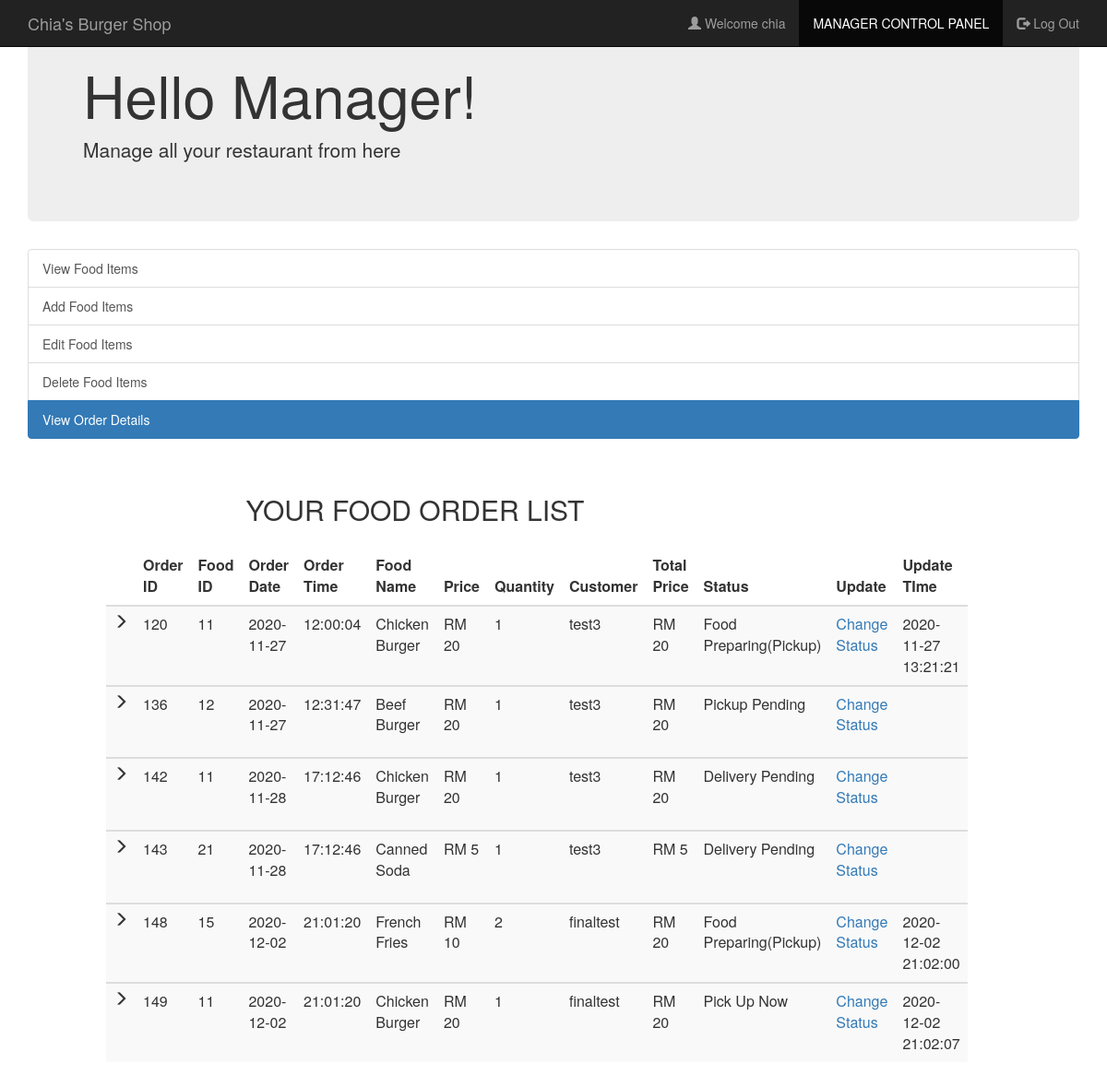
The page /vieworderdetail.php (signed in) on the database its author committed.
### tables this page shows
CREATE TABLE `orders` (
  `order_id` int(10) NOT NULL,
  `food_id_fk` int(30) NOT NULL,
  `foodname` varchar(100) NOT NULL,
  `price` int(10) NOT NULL,
  `quantity` int(10) NOT NULL,
  `order_date` date NOT NULL,
  `order_time` time NOT NULL,
  `user_id_fk` int(11) NOT NULL,
  `username_fk` varchar(30) NOT NULL,
  `total_price` int(10) NOT NULL,
  `status` varchar(30) NOT NULL DEFAULT 'Pending',
  `complete_time` datetime DEFAULT NULL
);

### vieworderdetail.php (the view, shortened to what this page needs)
<?php
include('config.php');
?>
<html>
    <head>
    </head>
    <link rel="stylesheet" href="http://maxcdn.bootstrapcdn.com/bootstrap/3.3.5/css/bootstrap.min.css">
    <body>
      <nav class="navbar navbar-inverse navbar-fixed-top navigation-clean-search" role="navigation">
      <div class="container">
        <div class="navbar-header">
          <a class="navbar-brand" href="manager.php">Chia's Burger Shop</a>
        </div>
        <div class="collapse navbar-collapse " id="myNavbar">
      <ul class="nav navbar-nav navbar-right">
            <li><a href="manager.php"><span class="glyphicon glyphicon-user"></span> Welcome <?php echo $_SESSION['manager_name']; ?> </a></li>
            <li class="active"> <a href="manager.php">MANAGER CONTROL PANEL</a></li>
            <li><a href="logout.php"><span class="glyphicon glyphicon-log-out"></span> Log Out </a></li>
          </ul>
        </div>
    </nav>
<div class="container">
    <div class="jumbotron">
     <h1>Hello Manager! </h1>
     <p>Manage all your restaurant from here</p>
    </div>
    </div>
<div class="container">
      <div class="list-group">
        <a href="manager.php" class="list-group-item ">View Food Items</a>
        <a href="addfooditem.php" class="list-group-item ">Add Food Items</a>
        <a href="editfooditem.php" class="list-group-item ">Edit Food Items</a>
        <a href="deletefooditem.php" class="list-group-item ">Delete Food Items</a>
        <a href="vieworderdetail.php" class="list-group-item active">View Order Details</a>
      </div>
    </div>
    <div class="col-xs-9">
      <div class="form-area" style="padding: 0px 100px 100px 100px;">
        <form action="updatestatus.php" method="POST">
        <br style="clear: both">
          <h3 style="margin-bottom: 25px; text-align: center; font-size: 30px;"> YOUR FOOD ORDER LIST </h3>
<?php
$sql = "SELECT * FROM orders ORDER BY order_date";
$result = mysqli_query($con, $sql);
if (mysqli_num_rows($result) > 0)
{
  ?>
  <table class="table table-striped">
    <thead class="thead-dark">
      <tr>
        <th>  </th>
        <th> Order ID </th>
        <th> Food ID </th>
        <th> Order Date </th>
        <th> Order Time </th>
        <th> Food Name </th>
        <th> Price </th>
        <th> Quantity </th>
        <th> Customer </th>
        <th> Total Price </th>
        <th> Status </th>
        <th> Update </th>
        <th>Update TIme</th>
      </tr>
    </thead>
    <?PHP
      while($row = mysqli_fetch_assoc($result)){
    ?>
  <tbody>
    <tr>
      <td> <span class="glyphicon glyphicon-menu-right"></span> </td>
      <td><?php echo $row["order_id"]; ?></td>
      <td><?php echo $row["food_id_fk"]; ?></td>
      <td><?php echo $row["order_date"]; ?></td>
      <td><?php echo $row["order_time"]; ?></td>
      <td><?php echo $row["foodname"]; ?></td>
      <td>RM <?php echo $row["price"]; ?></td>
      <td><?php echo $row["quantity"]; ?></td>
      <td><?php echo $row["username_fk"]; ?></td>
      <td>RM <?php echo $row["total_price"]; ?></td>
      <td> <?php echo $row["status"]; ?></td>
      <td><div class="form-group" >
           <a href="updatestatus.php?id=<?php echo $row["order_id"]; ?> ">Change Status</a>
            </div></td>
      <td> <?php echo $row["complete_time"]; ?></td>
    </tr>
  </tbody>
  <?php } ?>
  </table>
    <br>
  <?php } else { ?>
  <h4><center>0 RESULTS</center> </h4>
  <?php } ?>
        </form>
        </div>
    </div>
<br>
<br>
<br>
<br>
  </body>
</html>

### rows shown on the page
orders: order_id "120", food_id_fk "11", order_date "2020-11-27", order_time "12:00:04", foodname "Chicken Burger", price "20", quantity "1", username_fk "test3", total_price "20", status "Food Preparing(Pickup)", complete_time "2020-11-27 13:21:21"
orders: order_id "136", food_id_fk "12", order_date "2020-11-27", order_time "12:31:47", foodname "Beef Burger", price "20", quantity "1", username_fk "test3", total_price "20", status "Pickup Pending"
orders: order_id "142", food_id_fk "11", order_date "2020-11-28", order_time "17:12:46", foodname "Chicken Burger", price "20", quantity "1", username_fk "test3", total_price "20", status "Delivery Pending"
orders: order_id "143", food_id_fk "21", order_date "2020-11-28", order_time "17:12:46", foodname "Canned Soda", price "5", quantity "1", username_fk "test3", total_price "5", status "Delivery Pending"
orders: order_id "148", food_id_fk "15", order_date "2020-12-02", order_time "21:01:20", foodname "French Fries", price "10", quantity "2", username_fk "finaltest", total_price "20", status "Food Preparing(Pickup)", complete_time "2020-12-02 21:02:00"
orders: order_id "149", food_id_fk "11", order_date "2020-12-02", order_time "21:01:20", foodname "Chicken Burger", price "20", quantity "1", username_fk "finaltest", total_price "20", status "Pick Up Now", complete_time "2020-12-02 21:02:07"

### other values the page prints
$_SESSION['manager_name'] "chia"
